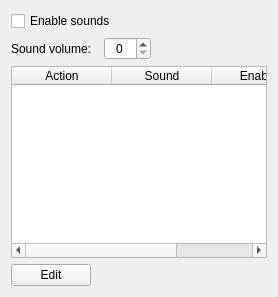
         <widget class="QWidget" name="tabSound">
          <attribute name="title">
           <string>Sounds</string>
          </attribute>
          <layout class="QGridLayout" name="gridLayout_8">
           <item row="0" column="0">
            <widget class="QCheckBox" name="tabSound_chkEnableSound">
             <property name="text">
              <string>Enable sounds</string>
             </property>
            </widget>
           </item>
           <item row="1" column="0">
            <layout class="QHBoxLayout" name="horizontalLayout_6">
             <item>
              <widget class="QLabel" name="lblSoundVolume">
               <property name="text">
                <string>Sound volume:  </string>
               </property>
              </widget>
             </item>
             <item>
              <widget class="QSpinBox" name="tabSound_spbSoundVolume">
               <property name="maximumSize">
                <size>
                 <width>71</width>
                 <height>25</height>
                </size>
               </property>
               <property name="alignment">
                <set>Qt::AlignCenter</set>
               </property>
               <property name="maximum">
                <number>100</number>
               </property>
              </widget>
             </item>
             <item>
              <spacer name="horizontalSpacer_5">
               <property name="orientation">
                <enum>Qt::Horizontal</enum>
               </property>
               <property name="sizeHint" stdset="0">
                <size>
                 <width>40</width>
                 <height>20</height>
                </size>
               </property>
              </spacer>
             </item>
            </layout>
           </item>
           <item row="3" column="0">
            <layout class="QHBoxLayout" name="horizontalLayout_13">
             <item>
              <widget class="QPushButton" name="tabSound_cmdEdit">
               <property name="maximumSize">
                <size>
                 <width>16999</width>
                 <height>16777215</height>
                </size>
               </property>
               <property name="text">
                <string>Edit</string>
               </property>
              </widget>
             </item>
             <item>
              <spacer name="horizontalSpacer_9">
               <property name="orientation">
                <enum>Qt::Horizontal</enum>
               </property>
               <property name="sizeHint" stdset="0">
                <size>
                 <width>40</width>
                 <height>20</height>
                </size>
               </property>
              </spacer>
             </item>
            </layout>
           </item>
           <item row="2" column="0">
            <widget class="QTableWidget" name="tabSound_lstListSound">
             <attribute name="horizontalHeaderStretchLastSection">
              <bool>false</bool>
             </attribute>
             <attribute name="verticalHeaderStretchLastSection">
              <bool>false</bool>
             </attribute>
             <column>
              <property name="text">
               <string>Action</string>
              </property>
             </column>
             <column>
              <property name="text">
               <string>Sound</string>
              </property>
             </column>
             <column>
              <property name="text">
               <string>Enabled</string>
              </property>
             </column>
            </widget>
           </item>
          </layout>
         </widget>
